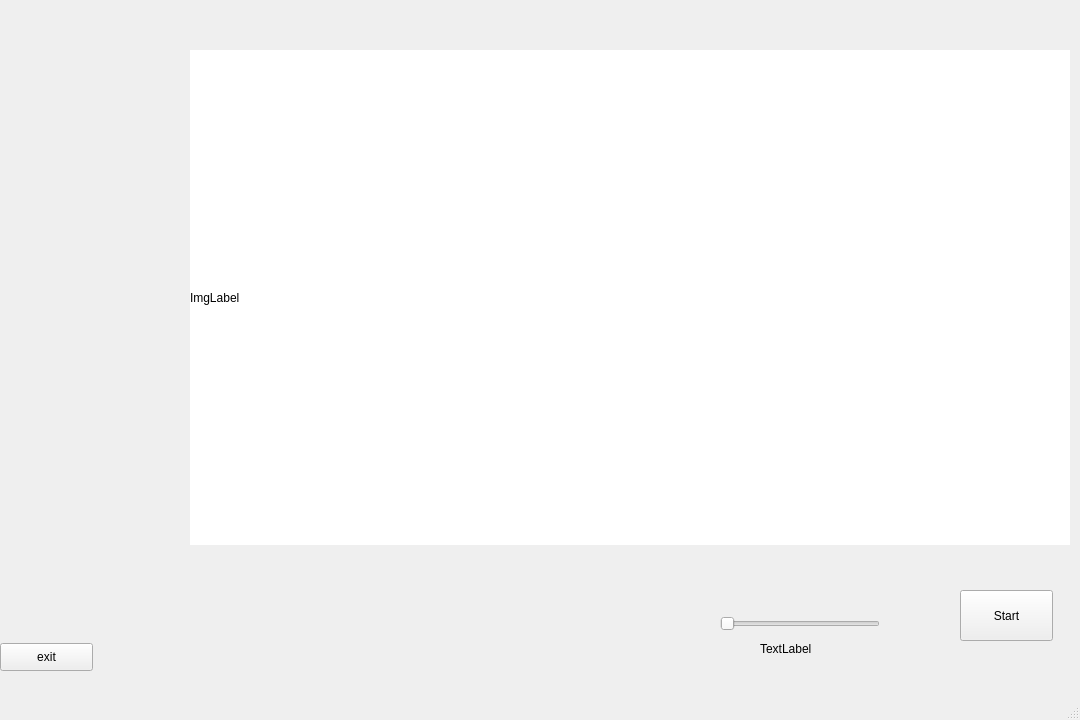
<?xml version="1.0" encoding="UTF-8"?>
<ui version="4.0">
 <class>MainWindow</class>
 <widget class="QMainWindow" name="MainWindow">
  <property name="geometry">
   <rect>
    <x>0</x>
    <y>0</y>
    <width>1080</width>
    <height>720</height>
   </rect>
  </property>
  <property name="windowTitle">
   <string>ArmMonitor</string>
  </property>
  <widget class="QWidget" name="centralwidget">
   <widget class="QSlider" name="thresholdSlider">
    <property name="geometry">
     <rect>
      <x>720</x>
      <y>613</y>
      <width>160</width>
      <height>22</height>
     </rect>
    </property>
    <property name="maximum">
     <number>255</number>
    </property>
    <property name="orientation">
     <enum>Qt::Horizontal</enum>
    </property>
   </widget>
   <widget class="QLabel" name="slider_lable">
    <property name="geometry">
     <rect>
      <x>760</x>
      <y>633</y>
      <width>111</width>
      <height>31</height>
     </rect>
    </property>
    <property name="text">
     <string>TextLabel</string>
    </property>
   </widget>
   <widget class="QPushButton" name="exitButton">
    <property name="geometry">
     <rect>
      <x>0</x>
      <y>643</y>
      <width>93</width>
      <height>28</height>
     </rect>
    </property>
    <property name="text">
     <string>exit</string>
    </property>
   </widget>
   <widget class="QPushButton" name="startButton">
    <property name="geometry">
     <rect>
      <x>960</x>
      <y>590</y>
      <width>93</width>
      <height>51</height>
     </rect>
    </property>
    <property name="text">
     <string>Start</string>
    </property>
   </widget>
   <widget class="QLabel" name="imgLabel_r">
    <property name="geometry">
     <rect>
      <x>190</x>
      <y>50</y>
      <width>880</width>
      <height>495</height>
     </rect>
    </property>
    <property name="styleSheet">
     <string notr="true">background-color: rgb(255, 255, 255);</string>
    </property>
    <property name="text">
     <string>ImgLabel</string>
    </property>
   </widget>
  </widget>
  <widget class="QMenuBar" name="menubar">
   <property name="geometry">
    <rect>
     <x>0</x>
     <y>0</y>
     <width>1080</width>
     <height>26</height>
    </rect>
   </property>
  </widget>
  <widget class="QStatusBar" name="statusbar"/>
 </widget>
 <resources/>
 <connections/>
</ui>
